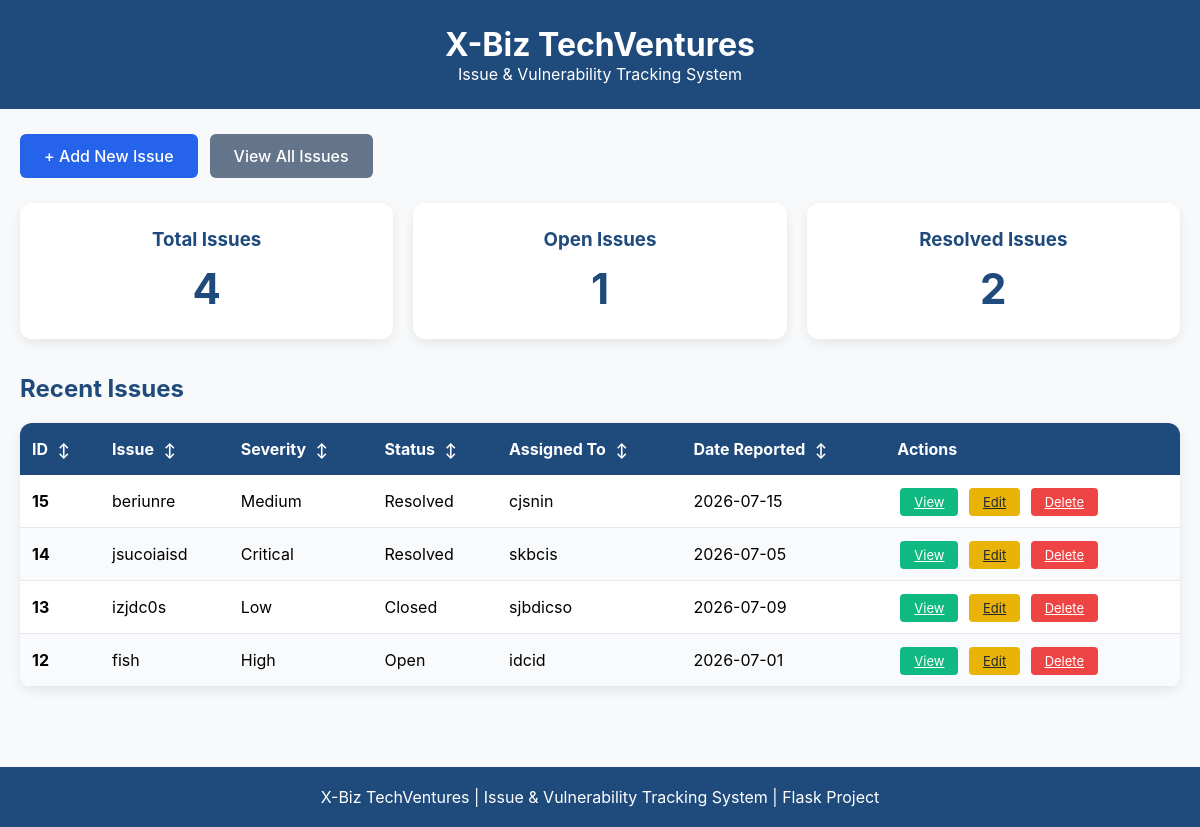
Before: / with the older database file.
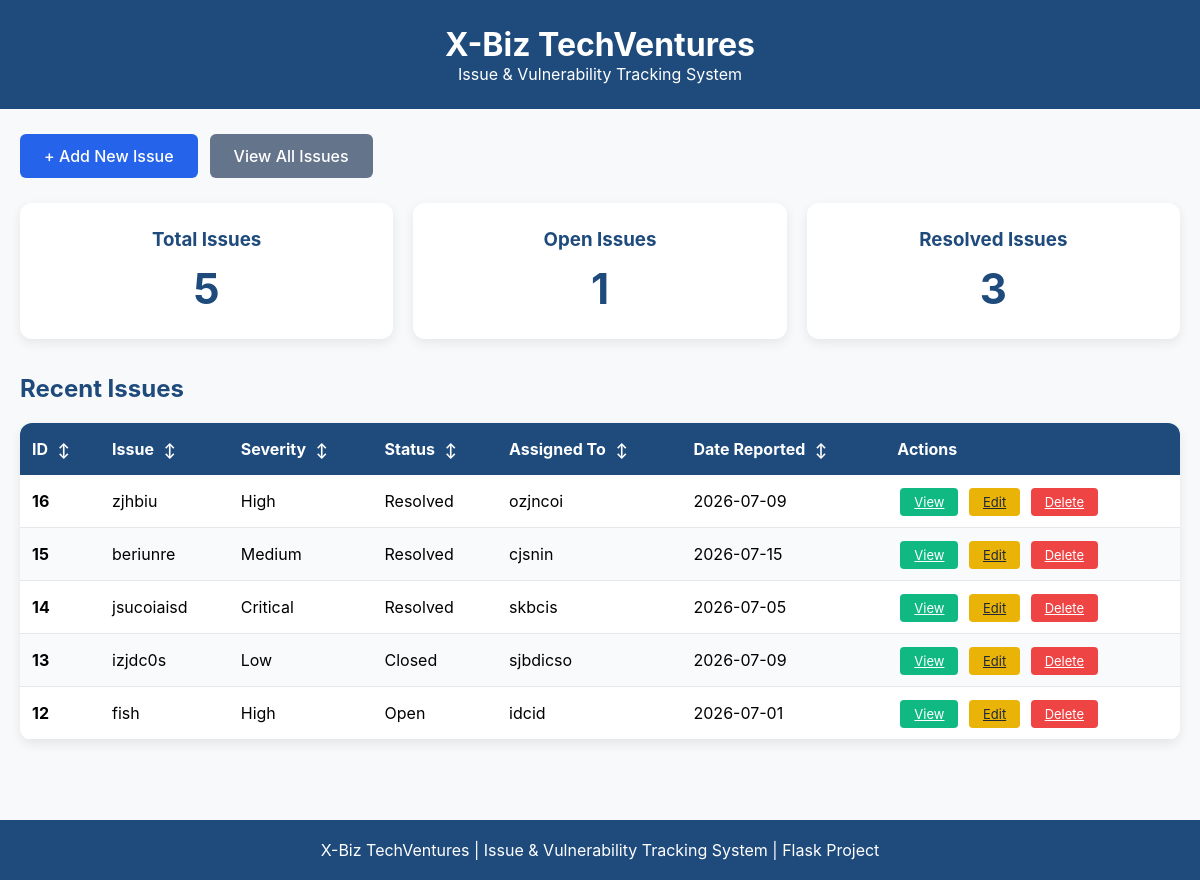
After: the same page with the newer database file.
### tables this page shows
CREATE TABLE issues(
            id INTEGER PRIMARY KEY AUTOINCREMENT,
            title TEXT NOT NULL,
            description TEXT NOT NULL,
            severity TEXT NOT NULL,
            status TEXT NOT NULL,
            assigned_to TEXT,
            date_reported DATE,
            cve TEXT,
            remediation TEXT,
            created_at TIMESTAMP DEFAULT CURRENT_TIMESTAMP,
            last_updated TIMESTAMP DEFAULT CURRENT_TIMESTAMP
        );

### app.py (the view)
@app.route("/")
def home():
    connection = sqlite3.connect("issues.db")
    connection.row_factory = sqlite3.Row
    cursor = connection.cursor()
    cursor.execute("SELECT * FROM issues ORDER BY id DESC")
    issues = cursor.fetchall()
    cursor.execute("SELECT COUNT(*) FROM issues")
    total_issues = cursor.fetchone()[0]
    cursor.execute("SELECT COUNT(*) FROM issues WHERE status='Open'")
    open_issues = cursor.fetchone()[0]
    cursor.execute("SELECT COUNT(*) FROM issues WHERE status='Resolved'")
    resolved_issues = cursor.fetchone()[0]
    connection.close()
    return render_template(
        "home.html",
        issues=issues,
        total_issues=total_issues,
        open_issues=open_issues,
        resolved_issues=resolved_issues
    )

### templates/home.html (shortened to what this page needs)
<!DOCTYPE html>
<html lang="en">
<head>
</head>
<body>
<header>
    <h1>X-Biz TechVentures</h1>
    <p class="subtitle">Issue &amp; Vulnerability Tracking System</p>
</header>
<div class="nav-buttons">
    <a href="/add_issue" class="btn btn-primary">+ Add New Issue</a>
    <a href="/issues" class="btn btn-secondary">View All Issues</a>
</div>
<div class="container">
    <div class="stats">
        <div class="card">
            <h3>Total Issues</h3>
            <p>{{ total_issues }}</p>
        </div>
        <div class="card">
            <h3>Open Issues</h3>
            <p>{{ open_issues }}</p>
        </div>
        <div class="card">
            <h3>Resolved Issues</h3>
            <p>{{ resolved_issues }}</p>
        </div>
    </div>
    <h2>Recent Issues</h2>
    <table id="recentTable">
        <thead>
            <tr>
                <th onclick="sortTable(0, 'recentTable')">ID <span class="arrow" id="arrow0">↕</span></th>
                <th onclick="sortTable(1, 'recentTable')">Issue <span class="arrow" id="arrow1">↕</span></th>
                <th onclick="sortTable(2, 'recentTable')">Severity <span class="arrow" id="arrow2">↕</span></th>
                <th onclick="sortTable(3, 'recentTable')">Status <span class="arrow" id="arrow3">↕</span></th>
                <th onclick="sortTable(4, 'recentTable')">Assigned To <span class="arrow" id="arrow4">↕</span></th>
                <th onclick="sortTable(5, 'recentTable')">Date Reported <span class="arrow" id="arrow5">↕</span></th>
                <th>Actions</th>
            </tr>
        </thead>
        <tbody>
            {% for issue in issues %}
            <tr>
                <td><strong>{{ issue.id }}</strong></td>
                <td>{{ issue.title }}</td>
                <td>{{ issue.severity }}</td>
                <td>{{ issue.status }}</td>
                <td>{{ issue.assigned_to or 'N/A' }}</td>
                <td>{{ issue.date_reported or 'N/A' }}</td>
                <td>
                    <a href="/view_issue/{{ issue.id }}" class="btn-small btn-view">View</a>
                    <a href="/edit_issue/{{ issue.id }}" class="btn-small btn-edit">Edit</a>
                    <a href="/delete_issue/{{ issue.id }}" class="btn-small btn-delete" onclick="return confirm('Delete this issue?');">Delete</a>
                </td>
            </tr>
            {% endfor %}
        </tbody>
    </table>
</div>
<footer>
    X-Biz TechVentures | Issue &amp; Vulnerability Tracking System | Flask Project
</footer>
</body>
</html>

Changed rows visible on the page:
added issues: id "16", title "zjhbiu", severity "High", status "Resolved", assigned_to "ozjncoi", date_reported "2026-07-09"
Other visible differences:
{{ total_issues }}: "4" → "5"
{{ resolved_issues }}: "2" → "3"
